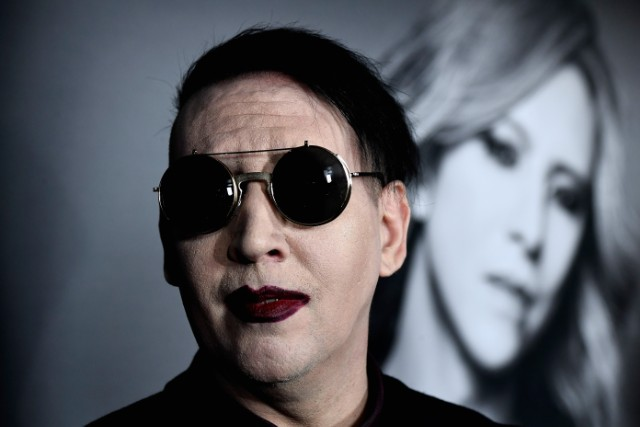
#> input picture python_srcs/.images/marylin_manson.jpg, 640 x 427 px
$ python facial_detection.py .images/marylin_manson.jpg
#> lines starting #> are read from the running program, lines starting #| are printed output that depends on the picture; after the words box and inside, x2 and y2 are one past the last pixel; in counts of white or black regions, pixels touching at a corner belong together
 # Change scaleFactor to get difference results.

import cv2
import sys

 # Initial values HAARCASCADE/IMAGE
faceCascade = cv2.CascadeClassifier("haarcascade_frontalface_default.xml")
initial_image = cv2.imread(sys.argv[1])
#> initial_image is the input picture: shape (427, 640, 3); mean B, G, R 98.4, 91.4, 89.6
gray_image = cv2.cvtColor(initial_image, cv2.COLOR_BGR2GRAY)
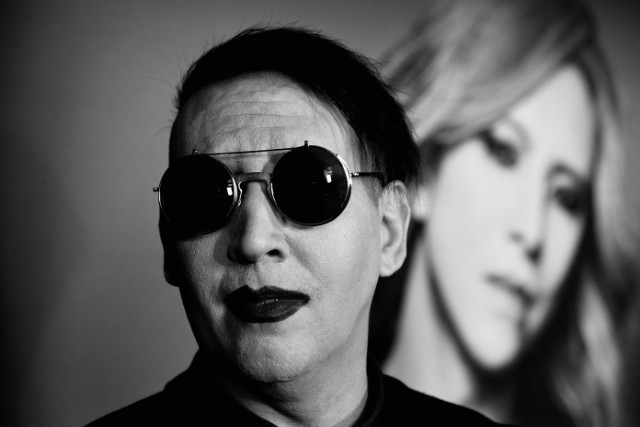
#> gray_image: shape (427, 640); min 0, max 255, mean 91.6

 # Detect faces in the image
faces = faceCascade.detectMultiScale(gray_image, scaleFactor=1.2, minNeighbors=5, minSize=(30, 30))
#> faces = [[120, 92, 286, 286]]

print("We found {0} faces.".format(len(faces)))
#| We found 1 faces.

 # Mark found faces
for (x, y, w, h) in faces:
    cv2.rectangle(initial_image, (x, y), (x+w, y+h), (0, 255, 0), 2)
#> this loop made 1 pass
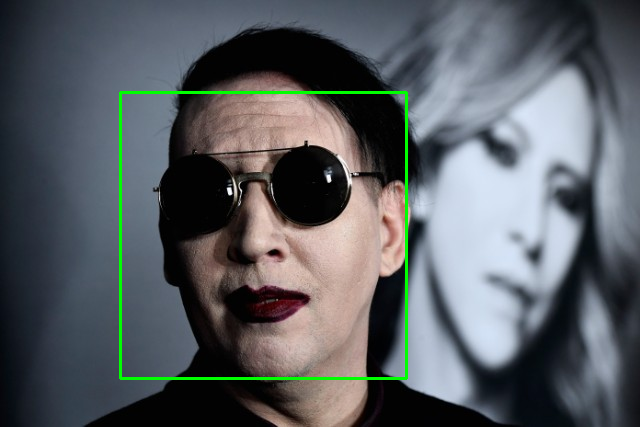
#> initial_image: shape (427, 640, 3); 1.25% of pixels changed, all inside (x1, y1, x2, y2) = (119, 91, 408, 380)

cv2.imshow("Faces found", initial_image)
cv2.waitKey(5000)

$ run again, on python_srcs/.images/abba.png
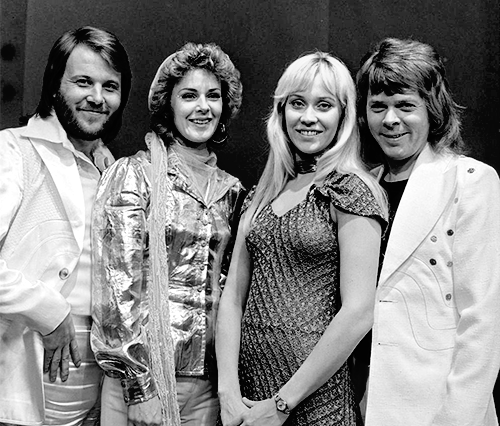
#> input picture python_srcs/.images/abba.png, 500 x 426 px
#> initial_image is the input picture: shape (426, 500, 3); min 0, max 255, mean 130.8
#> faces = [[169, 71, 65, 65], [57, 55, 75, 75], [263, 67, 92, 92], [355, 81, 73, 73]]
#| We found 4 faces.
#> the loop `for (x, y, w, h) in faces:` made 4 passes
#> after the loop `for (x, y, w, h) in faces:`:
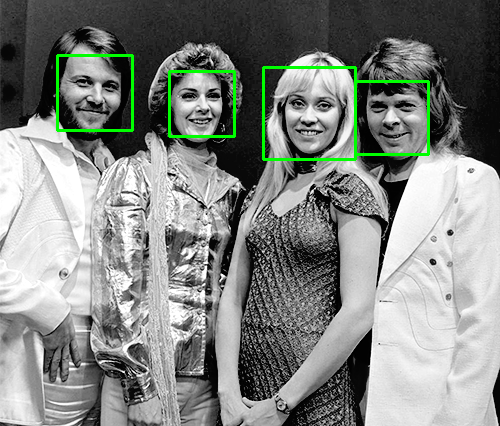
#> initial_image: shape (426, 500, 3); 1.6% of pixels changed, all inside (x1, y1, x2, y2) = (56, 54, 430, 161)
